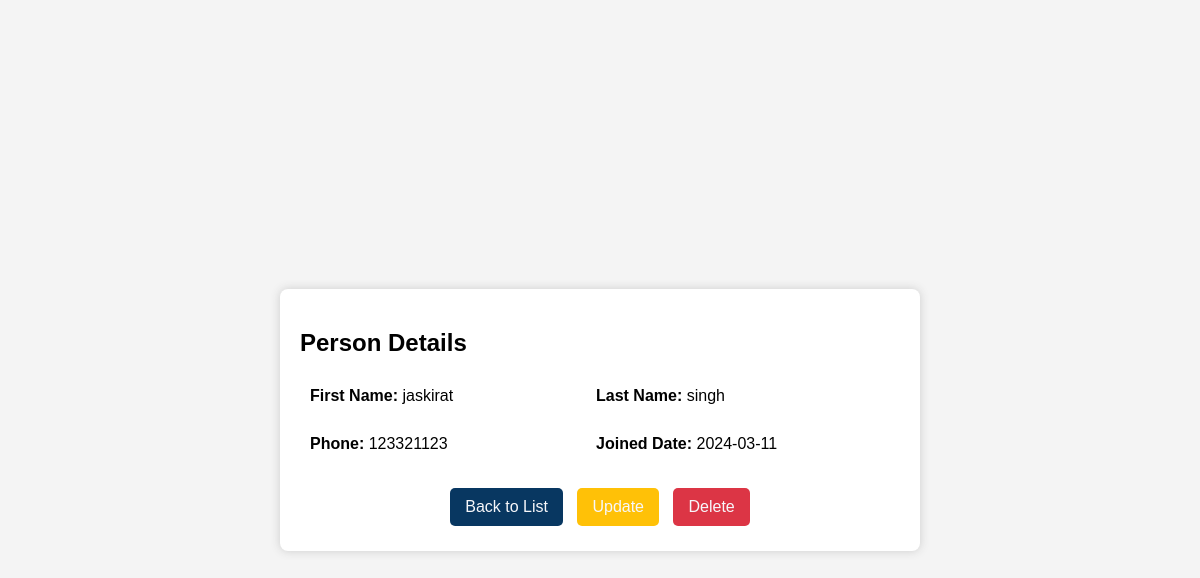
/detail/8/, run on the app's committed database.
### myapp/models.py (models this page shows)
class person(models.Model):
  firstname = models.CharField(max_length=255)
  lastname = models.CharField(max_length=255)
  phone = models.IntegerField(null=True)
  joined_date = models.DateField(null=True)

### myapp/views.py (the view)
# urls.py: path('detail/<int:id>/', views.detail_view, name='detail_view'),
def detail_view(request, id):
    context = {'data': get_object_or_404(person, id=id)}
    return render(request, "detail.html", context)

### myapp/templates/detail.html (shortened to what this page needs)
<!DOCTYPE html>
<html lang="en">
<head>
</head>
<body>
    <div class="main">
        <h2>Person Details</h2>
        <div class="details-grid">
            <div><strong>First Name:</strong> {{ data.firstname }}</div>
            <div><strong>Last Name:</strong> {{ data.lastname }}</div>
            <div><strong>Phone:</strong> {{ data.phone }}</div>
            <div><strong>Joined Date:</strong> {{ data.joined_date | date:"Y-m-d" }}</div>
        </div>
        <div class="buttons-container">
            <button class="back-list"><a href="{% url 'list' %}">Back to List</a></button>
            <button class="update-button"><a href="{% url 'update' data.id %}">Update</a></button>
            <button class="delete-button"><a href="{% url 'delete' data.id %}">Delete</a></button>
        </div>
    </div>
</body>
</html>

### myapp/templates/detail.html (style rules this page uses)
body { font-family: Arial, sans-serif; padding: 20px; background-color: #f4f4f4; display: flex; justify-content: center; align-items: center; min-height: 100vh; margin: 0; }
.main { background-color: white; padding: 20px; border-radius: 8px; box-shadow: 0 0 10px #ccc; width: 100%; max-width: 600px; }
.details-grid { display: grid; grid-template-columns: auto auto; gap: 10px; margin-bottom: 20px; }
.details-grid div { padding: 10px; }
.buttons-container { text-align: center; }
button { color: white; padding: 10px 15px; border: none; border-radius: 5px; cursor: pointer; font-size: 16px; margin: 5px; }
.back-list { background-color: #083761; }
.update-button { background-color: #ffc107; }
.delete-button { background-color: #dc3545; }
button a { color: rgb(247, 247, 250); text-decoration: none; display: block; }

### data on the page
person: firstname "jaskirat", lastname "singh", phone "123321123", joined_date "2024-03-11"
